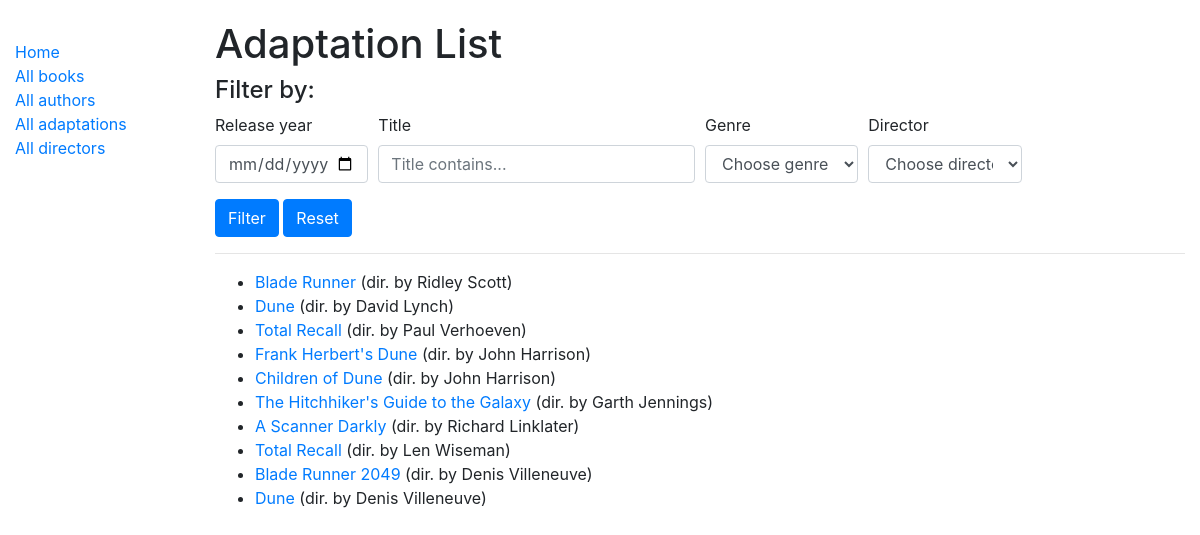
/catalog/adaptations/, run on the app's committed database.
### catalog/models.py (models this page shows, shortened)
class Adaptation(models.Model):
    title = models.CharField(max_length=200)
    director = models.ForeignKey('Director', on_delete=models.SET_NULL, null=True)
    original = models.ForeignKey('Book', on_delete=models.SET_NULL, null=True)
    year = models.PositiveIntegerField('Release year', null=True, validators=[MaxValueValidator(2020), MinValueValidator(1800)], help_text='Enter a publishing year')
    link = models.CharField('Link', max_length=255, help_text='Provide an IMDB link')
    genre = models.ManyToManyField(Genre, help_text='Select a genre for this movie')
    def get_absolute_url(self):
        return reverse('adaptation-detail', args=[str(self.id)])

class Director(models.Model):
    first_name = models.CharField(max_length=100)
    last_name = models.CharField(max_length=100)
    date_of_birth = models.DateField(null=True, blank=True)
    date_of_death = models.DateField('Died', null=True, blank=True)
    nationality = models.CharField(max_length=100, null=True)
    class Meta:
        ordering = ['last_name', 'first_name']
    def __str__(self):
        return f'{self.last_name}, {self.first_name}'

### catalog/views.py (the view)
# urls.py: path('adaptations/', views.AdaptationListView.as_view(), name='adaptations'),
class AdaptationListView(generic.ListView):
    model = Adaptation
    queryset = Adaptation.objects.order_by('year')
    def get_context_data(self, **kwargs):
        context = super().get_context_data(**kwargs)
        context['genre'] = Genre.objects.all()
        context['director'] = Director.objects.all()
        return context
    def get_queryset(self):
        qs = super().get_queryset()
        filterName = self.request.GET.get('filterName')
        filterYear = self.request.GET.get('filterYear')
        filterGenre = self.request.GET.get('filterGenre')
        filterDirector = self.request.GET.get('filterDirector')
        if filterName != '' and filterName is not None:
            qs = qs.filter(title__icontains=filterName)
        if filterYear != '' and filterYear is not None and filterYear.isnumeric():
            qs = qs.filter(year__icontains=filterYear)
        if filterGenre != '' and filterGenre is not None and filterGenre != 'Choose genre...':
            qs = qs.filter(genre__name=filterGenre)
        if filterDirector != '' and filterDirector is not None and filterDirector != 'Choose director...':
            filterDirector.replace(" ", "")
            result = [x.strip() for x in filterDirector.split(',')]
            print(result[1])
            print(result[0])
            qs = qs.filter(Q(director__first_name__icontains=result[1]) & Q(director__last_name__icontains=result[0]))
        return qs

### catalog/models.py (called while the page is built)
    def __str__(self):
        return self.name

### catalog/templates/catalog/adaptation_list.html (shortened to what this page needs)
{% extends "base_generic.html" %}
{% block content %}
  <h1>Adaptation List</h1>
  <h4>Filter by:</h4>
  <form method="GET" action=".">
  <div class="form-row">
    <div class="form-group col-md-2">
      <label for="filterYear">Release year</label>
      <input type="date" placeholder="yyyy" class="form-control" id="filterYear" name="filterYear" maxlength=4>
    </div>
    <div class="form-group col-md-4">
      <label for="filterName">Title</label>
      <input type="text" class="form-control" placeholder="Title contains..." id="filterName" name="filterName">
    </div>
    <div class="form-group col-md-2">
        <label for="filterGenre">Genre</label>
        <select id="filterGenre" class="form-control" name="filterGenre">
          <option selected>Choose genre...</option>
        </select>
    </div>
    <div class="form-group col-md-2">
          <label for="filterDirector">Director</label>
          <select id="filterDirector" class="form-control" name="filterDirector">
          <option selected>Choose director...</option>
          </select>
    </div>
  </div>
  <input class="btn btn-primary" type="submit" value="Filter">
  <a class="btn btn-primary" href="{% url 'adaptations' %}" id="reset_button">Reset</a>
  </form>
  <hr />
  {% if adaptation_list %}
  <ul>
    {% for adaptation in adaptation_list %}
      <li>
        <a href="{{ adaptation.get_absolute_url }}">{{ adaptation.title }}</a> (dir. by {{adaptation.director.first_name}} {{adaptation.director.last_name}})
      </li>
    {% endfor %}
  </ul>
  {% else %}
    <p>There are no adaptations in the library.</p>
  {% endif %}
{% endblock %}

### catalog/static/css/styles.css (style rules this page uses)
body { margin-top: 20px; }

### data on the page
Adaptation: title "Blade Runner", director.first_name "Ridley", director.last_name "Scott"
Adaptation: title "Dune", director.first_name "David", director.last_name "Lynch"
Adaptation: title "Total Recall", director.first_name "Paul", director.last_name "Verhoeven"
Adaptation: title "Frank Herbert's Dune", director.first_name "John", director.last_name "Harrison"
Adaptation: title "Children of Dune", director.first_name "John", director.last_name "Harrison"
Adaptation: title "The Hitchhiker's Guide to the Galaxy", director.first_name "Garth", director.last_name "Jennings"
Adaptation: title "A Scanner Darkly", director.first_name "Richard", director.last_name "Linklater"
Adaptation: title "Total Recall", director.first_name "Len", director.last_name "Wiseman"
Adaptation: title "Blade Runner 2049", director.first_name "Denis", director.last_name "Villeneuve"
Adaptation: title "Dune", director.first_name "Denis", director.last_name "Villeneuve"
